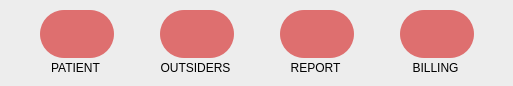
   <widget class="QGroupBox" name="groupBox_4">
    <property name="geometry">
     <rect>
      <x>260</x>
      <y>10</y>
      <width>513</width>
      <height>86</height>
     </rect>
    </property>
    <property name="styleSheet">
     <string notr="true">background-color: #EDEDED;
border-radius: 30px;</string>
    </property>
    <property name="title">
     <string/>
    </property>
    <widget class="QPushButton" name="pushButton_patient">
     <property name="geometry">
      <rect>
       <x>40</x>
       <y>10</y>
       <width>74</width>
       <height>48</height>
      </rect>
     </property>
     <property name="font">
      <font>
       <pointsize>13</pointsize>
      </font>
     </property>
     <property name="styleSheet">
      <string notr="true">QPushButton#pushButton_patient{
background-color: #DE6F6F;
border-radius: 24px;
}

QPushButton#pushButton_patient:hover {
background-color: #000000;

}</string>
     </property>
     <property name="text">
      <string/>
     </property>
     <property name="icon">
      <iconset resource="img.qrc">
       <normaloff>:/img/icon/ICON_PATIENT.svg</normaloff>:/img/icon/ICON_PATIENT.svg</iconset>
     </property>
     <property name="iconSize">
      <size>
       <width>30</width>
       <height>30</height>
      </size>
     </property>
    </widget>
    <widget class="QPushButton" name="pushButton_outsiders">
     <property name="geometry">
      <rect>
       <x>160</x>
       <y>10</y>
       <width>74</width>
       <height>48</height>
      </rect>
     </property>
     <property name="font">
      <font>
       <pointsize>13</pointsize>
      </font>
     </property>
     <property name="styleSheet">
      <string notr="true">QPushButton#pushButton_outsiders{
background-color: #DE6F6F;
border-radius: 24px;
}

QPushButton#pushButton_outsiders:hover {
background-color: #000000;

}</string>
     </property>
     <property name="text">
      <string/>
     </property>
     <property name="icon">
      <iconset resource="img.qrc">
       <normaloff>:/img/icon/ICON_SPECIALIST.png</normaloff>:/img/icon/ICON_SPECIALIST.png</iconset>
     </property>
     <property name="iconSize">
      <size>
       <width>30</width>
       <height>30</height>
      </size>
     </property>
    </widget>
    <widget class="QPushButton" name="pushButton_report">
     <property name="geometry">
      <rect>
       <x>280</x>
       <y>10</y>
       <width>74</width>
       <height>48</height>
      </rect>
     </property>
     <property name="font">
      <font>
       <pointsize>13</pointsize>
      </font>
     </property>
     <property name="styleSheet">
      <string notr="true">QPushButton#pushButton_report{
background-color: #DE6F6F;
border-radius: 24px;
}

QPushButton#pushButton_report:hover {
background-color: #000000;

}</string>
     </property>
     <property name="text">
      <string/>
     </property>
     <property name="icon">
      <iconset resource="img.qrc">
       <normaloff>:/img/icon/ICON_REPORT.png</normaloff>:/img/icon/ICON_REPORT.png</iconset>
     </property>
     <property name="iconSize">
      <size>
       <width>30</width>
       <height>30</height>
      </size>
     </property>
    </widget>
    <widget class="QPushButton" name="pushButton_billing">
     <property name="geometry">
      <rect>
       <x>400</x>
       <y>10</y>
       <width>74</width>
       <height>48</height>
      </rect>
     </property>
     <property name="font">
      <font>
       <pointsize>13</pointsize>
      </font>
     </property>
     <property name="styleSheet">
      <string notr="true">QPushButton#pushButton_billing{
background-color: #DE6F6F;
border-radius: 24px;
}

QPushButton#pushButton_billing:hover {
background-color: #000000;

}</string>
     </property>
     <property name="text">
      <string/>
     </property>
     <property name="icon">
      <iconset resource="img.qrc">
       <normaloff>:/img/icon/ICON_BILLING.png</normaloff>:/img/icon/ICON_BILLING.png</iconset>
     </property>
     <property name="iconSize">
      <size>
       <width>30</width>
       <height>30</height>
      </size>
     </property>
    </widget>
    <widget class="QLabel" name="label_61">
     <property name="geometry">
      <rect>
       <x>40</x>
       <y>60</y>
       <width>71</width>
       <height>16</height>
      </rect>
     </property>
     <property name="font">
      <font/>
     </property>
     <property name="styleSheet">
      <string notr="true">color: #000;</string>
     </property>
     <property name="frameShape">
      <enum>QFrame::Box</enum>
     </property>
     <property name="text">
      <string>PATIENT</string>
     </property>
     <property name="alignment">
      <set>Qt::AlignCenter</set>
     </property>
    </widget>
    <widget class="QLabel" name="label_62">
     <property name="geometry">
      <rect>
       <x>160</x>
       <y>60</y>
       <width>71</width>
       <height>16</height>
      </rect>
     </property>
     <property name="font">
      <font/>
     </property>
     <property name="styleSheet">
      <string notr="true">color: #000;</string>
     </property>
     <property name="frameShape">
      <enum>QFrame::Box</enum>
     </property>
     <property name="text">
      <string>OUTSIDERS</string>
     </property>
     <property name="alignment">
      <set>Qt::AlignCenter</set>
     </property>
    </widget>
    <widget class="QLabel" name="label_63">
     <property name="geometry">
      <rect>
       <x>280</x>
       <y>60</y>
       <width>71</width>
       <height>16</height>
      </rect>
     </property>
     <property name="font">
      <font/>
     </property>
     <property name="styleSheet">
      <string notr="true">color: #000;</string>
     </property>
     <property name="frameShape">
      <enum>QFrame::Box</enum>
     </property>
     <property name="text">
      <string>REPORT</string>
     </property>
     <property name="alignment">
      <set>Qt::AlignCenter</set>
     </property>
    </widget>
    <widget class="QLabel" name="label_64">
     <property name="geometry">
      <rect>
       <x>400</x>
       <y>60</y>
       <width>71</width>
       <height>16</height>
      </rect>
     </property>
     <property name="font">
      <font/>
     </property>
     <property name="styleSheet">
      <string notr="true">color: #000;</string>
     </property>
     <property name="frameShape">
      <enum>QFrame::Box</enum>
     </property>
     <property name="text">
      <string>BILLING</string>
     </property>
     <property name="alignment">
      <set>Qt::AlignCenter</set>
     </property>
    </widget>
   </widget>
